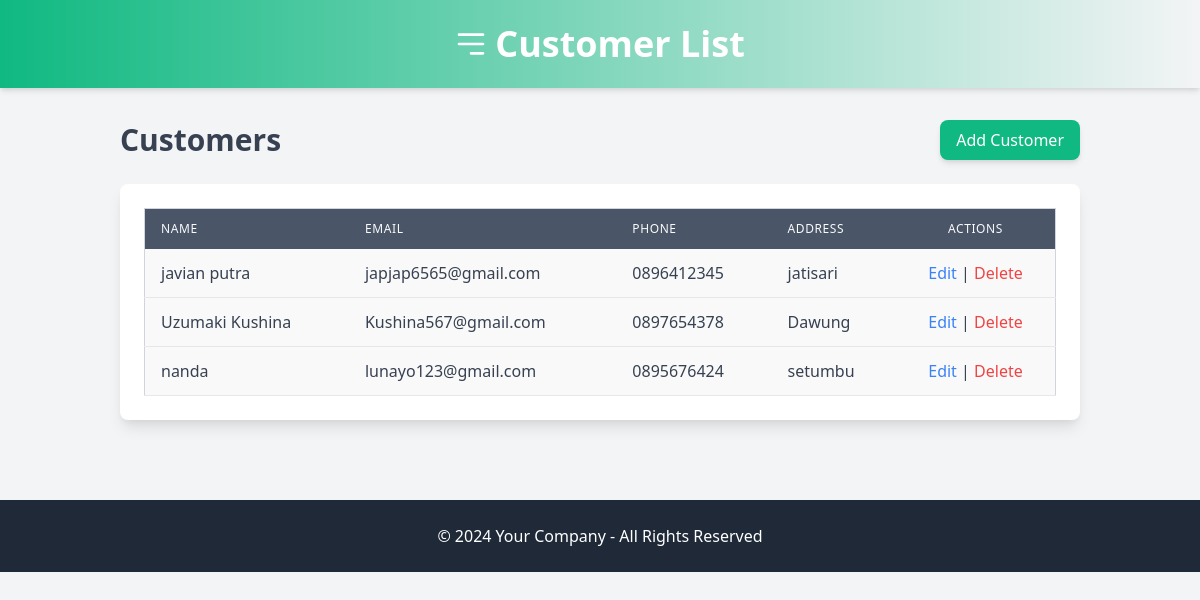
/masterdata/customer/list_customers.php, run on the app's committed database.
### tables this page shows
CREATE TABLE `customers` (
  `customer_id` int(11) NOT NULL,
  `name` varchar(255) NOT NULL,
  `email` varchar(255) DEFAULT NULL,
  `phone` varchar(20) DEFAULT NULL,
  `address` text DEFAULT NULL,
  `created_at` datetime DEFAULT current_timestamp()
);

### masterdata/customer/list_customers.php (the view, shortened to what this page needs)
<?php
require_once('koneksi.php');
$result = $conn->query("SELECT * FROM customers ORDER BY created_at DESC");
?>
<!DOCTYPE html>
<html lang="en">
<head>
    <link href="https://unpkg.com/tailwindcss@2.2.19/dist/tailwind.min.css" rel="stylesheet">
</head>
<body class="bg-gray-100 font-sans leading-normal tracking-normal">
    <header class="bg-gradient-to-r from-green-500 to-teal-600 text-white p-6 shadow-md">
        <div class="container mx-auto">
            <h1 class="text-4xl font-bold flex items-center justify-center">
                <svg class="w-8 h-8 mr-2" xmlns="http://www.w3.org/2000/svg" fill="none" viewBox="0 0 24 24" stroke="currentColor">
                    <path stroke-linecap="round" stroke-linejoin="round" stroke-width="2" d="M3 5h18M3 12h18m-9 7h9" />
                </svg>
                Customer List
            </h1>
        </div>
    </header>
    <div class="container mx-auto p-8">
        <div class="flex justify-between items-center mb-6">
            <h2 class="text-3xl font-semibold text-gray-700">Customers</h2>
            <button id="addCustomerBtn" class="bg-green-500 text-white px-4 py-2 rounded-lg shadow-md hover:bg-green-600 transition-all duration-300 ease-in-out">Add Customer</button>
        </div>
        <div class="table-container bg-white p-6 rounded-lg shadow-lg">
            <table class="min-w-full bg-white border border-gray-300 rounded-lg">
                <thead>
                    <tr>
                        <th class="py-3 px-4 text-left text-xs font-medium text-gray-50 uppercase tracking-wider">Name</th>
                        <th class="py-3 px-4 text-left text-xs font-medium text-gray-50 uppercase tracking-wider">Email</th>
                        <th class="py-3 px-4 text-left text-xs font-medium text-gray-50 uppercase tracking-wider">Phone</th>
                        <th class="py-3 px-4 text-left text-xs font-medium text-gray-50 uppercase tracking-wider">Address</th>
                        <th class="py-3 px-4 text-center text-xs font-medium text-gray-50 uppercase tracking-wider">Actions</th>
                    </tr>
                </thead>
                <tbody class="text-gray-700">
                    <?php if ($result->num_rows > 0): ?>
                        <?php while ($customer = $result->fetch_assoc()): ?>
                            <tr class="border-b hover:bg-gray-50 transition duration-200">
                                <td class="py-3 px-4"><?php echo htmlspecialchars($customer['name']); ?></td>
                                <td class="py-3 px-4"><?php echo htmlspecialchars($customer['email']); ?></td>
                                <td class="py-3 px-4"><?php echo htmlspecialchars($customer['phone']); ?></td>
                                <td class="py-3 px-4"><?php echo htmlspecialchars($customer['address']); ?></td>
                                <td class="py-3 px-4 text-center">
                                    <button class="text-blue-500 action-btn" onclick="document.getElementById('edit-<?php echo $customer['customer_id']; ?>').classList.remove('hidden')">Edit</button> |
                                    <form action="" method="POST" style="display:inline">
                                        <button type="submit" name="delete" class="text-red-500 action-btn" onclick="return confirm('Apakah anda yakin menghapus ini?');">Delete</button>
                                    </form>
                                </td>
                            </tr>
                        <?php endwhile; ?>
                    <?php else: ?>
                        <tr>
                            <td class="py-3 px-4 text-center text-gray-500" colspan="5">No customers found</td>
                        </tr>
                    <?php endif; ?>
                </tbody>
            </table>
        </div>
    </div>
    <footer class="bg-gray-800 text-white p-6 mt-12 text-center">
        <p>&copy; 2024 Your Company - All Rights Reserved</p>
    </footer>
</body>
</html>

### masterdata/customer/list_customers.php (style rules this page uses)
.table-container { overflow-x: auto; }
table { width: 100%; border-collapse: collapse; }
thead th { background-color: #4A5568; color: white; }
tbody tr:nth-child(odd) { background-color: #f9f9f9; }
.action-btn { cursor: pointer; transition: color 0.2s ease-in-out; }

### data on the page
customers: name "javian putra", email "japjap6565@gmail.com", phone "0896412345", address "jatisari"
customers: name "Uzumaki Kushina", email "Kushina567@gmail.com", phone "0897654378", address "Dawung"
customers: name "nanda", email "lunayo123@gmail.com", phone "0895676424", address "setumbu"
